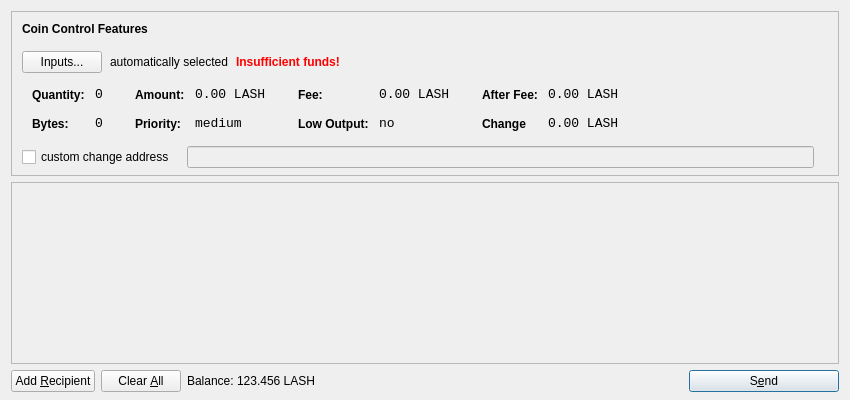
<?xml version="1.0" encoding="UTF-8"?>
<ui version="4.0">
 <class>SendCoinsDialog</class>
 <widget class="QDialog" name="SendCoinsDialog">
  <property name="geometry">
   <rect>
    <x>0</x>
    <y>0</y>
    <width>850</width>
    <height>400</height>
   </rect>
  </property>
  <property name="windowTitle">
   <string>Send Coins</string>
  </property>
  <layout class="QVBoxLayout" name="verticalLayout" stretch="0,1,0">
   <property name="bottomMargin">
    <number>8</number>
   </property>
   <item>
    <widget class="QFrame" name="frameCoinControl">
     <property name="sizePolicy">
      <sizepolicy hsizetype="Expanding" vsizetype="Expanding">
       <horstretch>0</horstretch>
       <verstretch>0</verstretch>
      </sizepolicy>
     </property>
     <property name="maximumSize">
      <size>
       <width>16777215</width>
       <height>16777215</height>
      </size>
     </property>
     <property name="frameShape">
      <enum>QFrame::StyledPanel</enum>
     </property>
     <property name="frameShadow">
      <enum>QFrame::Sunken</enum>
     </property>
     <layout class="QVBoxLayout" name="verticalLayoutCoinControl2">
      <property name="spacing">
       <number>-1</number>
      </property>
      <property name="leftMargin">
       <number>0</number>
      </property>
      <property name="topMargin">
       <number>0</number>
      </property>
      <property name="rightMargin">
       <number>0</number>
      </property>
      <property name="bottomMargin">
       <number>6</number>
      </property>
      <item>
       <layout class="QVBoxLayout" name="verticalLayoutCoinControl" stretch="0,0,0,0,1">
        <property name="spacing">
         <number>0</number>
        </property>
        <property name="leftMargin">
         <number>10</number>
        </property>
        <property name="topMargin">
         <number>10</number>
        </property>
        <item>
         <layout class="QHBoxLayout" name="horizontalLayoutCoinControl1">
          <property name="bottomMargin">
           <number>15</number>
          </property>
          <item>
           <widget class="QLabel" name="labelCoinControlFeatures">
            <property name="sizePolicy">
             <sizepolicy hsizetype="Preferred" vsizetype="Maximum">
              <horstretch>0</horstretch>
              <verstretch>0</verstretch>
             </sizepolicy>
            </property>
            <property name="font">
             <font>
              <weight>75</weight>
              <bold>true</bold>
             </font>
            </property>
            <property name="styleSheet">
             <string notr="true">font-weight:bold;</string>
            </property>
            <property name="text">
             <string>Coin Control Features</string>
            </property>
           </widget>
          </item>
         </layout>
        </item>
        <item>
         <layout class="QHBoxLayout" name="horizontalLayoutCoinControl2" stretch="0,0,0,0">
          <property name="spacing">
           <number>8</number>
          </property>
          <property name="bottomMargin">
           <number>10</number>
          </property>
          <item>
           <widget class="QPushButton" name="pushButtonCoinControl">
            <property name="styleSheet">
             <string notr="true"/>
            </property>
            <property name="text">
             <string>Inputs...</string>
            </property>
           </widget>
          </item>
          <item>
           <widget class="QLabel" name="labelCoinControlAutomaticallySelected">
            <property name="text">
             <string>automatically selected</string>
            </property>
            <property name="margin">
             <number>5</number>
            </property>
           </widget>
          </item>
          <item>
           <widget class="QLabel" name="labelCoinControlInsuffFunds">
            <property name="font">
             <font>
              <weight>75</weight>
              <bold>true</bold>
             </font>
            </property>
            <property name="styleSheet">
             <string notr="true">color:red;font-weight:bold;</string>
            </property>
            <property name="text">
             <string>Insufficient funds!</string>
            </property>
            <property name="margin">
             <number>5</number>
            </property>
           </widget>
          </item>
          <item>
           <spacer name="horizontalSpacerCoinControl">
            <property name="orientation">
             <enum>Qt::Horizontal</enum>
            </property>
            <property name="sizeHint" stdset="0">
             <size>
              <width>40</width>
              <height>1</height>
             </size>
            </property>
           </spacer>
          </item>
         </layout>
        </item>
        <item>
         <widget class="QWidget" name="widgetCoinControl" native="true">
          <property name="sizePolicy">
           <sizepolicy hsizetype="Preferred" vsizetype="Preferred">
            <horstretch>0</horstretch>
            <verstretch>0</verstretch>
           </sizepolicy>
          </property>
          <property name="minimumSize">
           <size>
            <width>0</width>
            <height>0</height>
           </size>
          </property>
          <property name="styleSheet">
           <string notr="true"/>
          </property>
          <layout class="QHBoxLayout" name="horizontalLayoutCoinControl5">
           <property name="margin">
            <number>0</number>
           </property>
           <item>
            <layout class="QHBoxLayout" name="horizontalLayoutCoinControl3" stretch="0,0,0,1">
             <property name="spacing">
              <number>20</number>
             </property>
             <property name="topMargin">
              <number>0</number>
             </property>
             <property name="bottomMargin">
              <number>10</number>
             </property>
             <item>
              <layout class="QFormLayout" name="formLayoutCoinControl1">
               <property name="horizontalSpacing">
                <number>10</number>
               </property>
               <property name="verticalSpacing">
                <number>14</number>
               </property>
               <property name="leftMargin">
                <number>10</number>
               </property>
               <property name="topMargin">
                <number>4</number>
               </property>
               <property name="rightMargin">
                <number>6</number>
               </property>
               <item row="0" column="0">
                <widget class="QLabel" name="labelCoinControlQuantityText">
                 <property name="styleSheet">
                  <string notr="true">font-weight:bold;</string>
                 </property>
                 <property name="text">
                  <string>Quantity:</string>
                 </property>
                 <property name="margin">
                  <number>0</number>
                 </property>
                </widget>
               </item>
               <item row="0" column="1">
                <widget class="QLabel" name="labelCoinControlQuantity">
                 <property name="font">
                  <font>
                   <family>Monospace</family>
                   <pointsize>10</pointsize>
                  </font>
                 </property>
                 <property name="cursor">
                  <cursorShape>IBeamCursor</cursorShape>
                 </property>
                 <property name="contextMenuPolicy">
                  <enum>Qt::ActionsContextMenu</enum>
                 </property>
                 <property name="text">
                  <string>0</string>
                 </property>
                 <property name="margin">
                  <number>0</number>
                 </property>
                 <property name="textInteractionFlags">
                  <set>Qt::LinksAccessibleByMouse|Qt::TextSelectableByKeyboard|Qt::TextSelectableByMouse</set>
                 </property>
                </widget>
               </item>
               <item row="1" column="0">
                <widget class="QLabel" name="labelCoinControlBytesText">
                 <property name="styleSheet">
                  <string notr="true">font-weight:bold;</string>
                 </property>
                 <property name="text">
                  <string>Bytes:</string>
                 </property>
                </widget>
               </item>
               <item row="1" column="1">
                <widget class="QLabel" name="labelCoinControlBytes">
                 <property name="font">
                  <font>
                   <family>Monospace</family>
                   <pointsize>10</pointsize>
                  </font>
                 </property>
                 <property name="cursor">
                  <cursorShape>IBeamCursor</cursorShape>
                 </property>
                 <property name="contextMenuPolicy">
                  <enum>Qt::ActionsContextMenu</enum>
                 </property>
                 <property name="text">
                  <string>0</string>
                 </property>
                 <property name="textInteractionFlags">
                  <set>Qt::LinksAccessibleByMouse|Qt::TextSelectableByKeyboard|Qt::TextSelectableByMouse</set>
                 </property>
                </widget>
               </item>
              </layout>
             </item>
             <item>
              <layout class="QFormLayout" name="formLayoutCoinControl2">
               <property name="horizontalSpacing">
                <number>10</number>
               </property>
               <property name="verticalSpacing">
                <number>14</number>
               </property>
               <property name="leftMargin">
                <number>6</number>
               </property>
               <property name="topMargin">
                <number>4</number>
               </property>
               <property name="rightMargin">
                <number>6</number>
               </property>
               <item row="0" column="0">
                <widget class="QLabel" name="labelCoinControlAmountText">
                 <property name="styleSheet">
                  <string notr="true">font-weight:bold;</string>
                 </property>
                 <property name="text">
                  <string>Amount:</string>
                 </property>
                 <property name="margin">
                  <number>0</number>
                 </property>
                </widget>
               </item>
               <item row="0" column="1">
                <widget class="QLabel" name="labelCoinControlAmount">
                 <property name="font">
                  <font>
                   <family>Monospace</family>
                   <pointsize>10</pointsize>
                  </font>
                 </property>
                 <property name="cursor">
                  <cursorShape>IBeamCursor</cursorShape>
                 </property>
                 <property name="contextMenuPolicy">
                  <enum>Qt::ActionsContextMenu</enum>
                 </property>
                 <property name="text">
                  <string>0.00 LASH</string>
                 </property>
                 <property name="textInteractionFlags">
                  <set>Qt::LinksAccessibleByMouse|Qt::TextSelectableByKeyboard|Qt::TextSelectableByMouse</set>
                 </property>
                </widget>
               </item>
               <item row="1" column="0">
                <widget class="QLabel" name="labelCoinControlPriorityText">
                 <property name="styleSheet">
                  <string notr="true">font-weight:bold;</string>
                 </property>
                 <property name="text">
                  <string>Priority:</string>
                 </property>
                </widget>
               </item>
               <item row="1" column="1">
                <widget class="QLabel" name="labelCoinControlPriority">
                 <property name="font">
                  <font>
                   <family>Monospace</family>
                   <pointsize>10</pointsize>
                  </font>
                 </property>
                 <property name="cursor">
                  <cursorShape>IBeamCursor</cursorShape>
                 </property>
                 <property name="contextMenuPolicy">
                  <enum>Qt::ActionsContextMenu</enum>
                 </property>
                 <property name="text">
                  <string>medium</string>
                 </property>
                 <property name="textInteractionFlags">
                  <set>Qt::LinksAccessibleByMouse|Qt::TextSelectableByKeyboard|Qt::TextSelectableByMouse</set>
                 </property>
                </widget>
               </item>
              </layout>
             </item>
             <item>
              <layout class="QFormLayout" name="formLayoutCoinControl3">
               <property name="horizontalSpacing">
                <number>10</number>
               </property>
               <property name="verticalSpacing">
                <number>14</number>
               </property>
               <property name="leftMargin">
                <number>6</number>
               </property>
               <property name="topMargin">
                <number>4</number>
               </property>
               <property name="rightMargin">
                <number>6</number>
               </property>
               <item row="0" column="0">
                <widget class="QLabel" name="labelCoinControlFeeText">
                 <property name="styleSheet">
                  <string notr="true">font-weight:bold;</string>
                 </property>
                 <property name="text">
                  <string>Fee:</string>
                 </property>
                 <property name="margin">
                  <number>0</number>
                 </property>
                </widget>
               </item>
               <item row="0" column="1">
                <widget class="QLabel" name="labelCoinControlFee">
                 <property name="font">
                  <font>
                   <family>Monospace</family>
                   <pointsize>10</pointsize>
                  </font>
                 </property>
                 <property name="cursor">
                  <cursorShape>IBeamCursor</cursorShape>
                 </property>
                 <property name="contextMenuPolicy">
                  <enum>Qt::ActionsContextMenu</enum>
                 </property>
                 <property name="text">
                  <string>0.00 LASH</string>
                 </property>
                 <property name="textInteractionFlags">
                  <set>Qt::LinksAccessibleByMouse|Qt::TextSelectableByKeyboard|Qt::TextSelectableByMouse</set>
                 </property>
                </widget>
               </item>
               <item row="1" column="0">
                <widget class="QLabel" name="labelCoinControlLowOutputText">
                 <property name="styleSheet">
                  <string notr="true">font-weight:bold;</string>
                 </property>
                 <property name="text">
                  <string>Low Output:</string>
                 </property>
                </widget>
               </item>
               <item row="1" column="1">
                <widget class="QLabel" name="labelCoinControlLowOutput">
                 <property name="font">
                  <font>
                   <family>Monospace</family>
                   <pointsize>10</pointsize>
                  </font>
                 </property>
                 <property name="cursor">
                  <cursorShape>IBeamCursor</cursorShape>
                 </property>
                 <property name="contextMenuPolicy">
                  <enum>Qt::ActionsContextMenu</enum>
                 </property>
                 <property name="text">
                  <string>no</string>
                 </property>
                 <property name="textInteractionFlags">
                  <set>Qt::LinksAccessibleByMouse|Qt::TextSelectableByKeyboard|Qt::TextSelectableByMouse</set>
                 </property>
                </widget>
               </item>
              </layout>
             </item>
             <item>
              <layout class="QFormLayout" name="formLayoutCoinControl4">
               <property name="horizontalSpacing">
                <number>10</number>
               </property>
               <property name="verticalSpacing">
                <number>14</number>
               </property>
               <property name="leftMargin">
                <number>6</number>
               </property>
               <property name="topMargin">
                <number>4</number>
               </property>
               <property name="rightMargin">
                <number>6</number>
               </property>
               <item row="0" column="0">
                <widget class="QLabel" name="labelCoinControlAfterFeeText">
                 <property name="styleSheet">
                  <string notr="true">font-weight:bold;</string>
                 </property>
                 <property name="text">
                  <string>After Fee:</string>
                 </property>
                 <property name="margin">
                  <number>0</number>
                 </property>
                </widget>
               </item>
               <item row="0" column="1">
                <widget class="QLabel" name="labelCoinControlAfterFee">
                 <property name="font">
                  <font>
                   <family>Monospace</family>
                   <pointsize>10</pointsize>
                  </font>
                 </property>
                 <property name="cursor">
                  <cursorShape>IBeamCursor</cursorShape>
                 </property>
                 <property name="contextMenuPolicy">
                  <enum>Qt::ActionsContextMenu</enum>
                 </property>
                 <property name="text">
                  <string>0.00 LASH</string>
                 </property>
                 <property name="textInteractionFlags">
                  <set>Qt::LinksAccessibleByMouse|Qt::TextSelectableByKeyboard|Qt::TextSelectableByMouse</set>
                 </property>
                </widget>
               </item>
               <item row="1" column="0">
                <widget class="QLabel" name="labelCoinControlChangeText">
                 <property name="styleSheet">
                  <string notr="true">font-weight:bold;</string>
                 </property>
                 <property name="text">
                  <string>Change</string>
                 </property>
                </widget>
               </item>
               <item row="1" column="1">
                <widget class="QLabel" name="labelCoinControlChange">
                 <property name="font">
                  <font>
                   <family>Monospace</family>
                   <pointsize>10</pointsize>
                  </font>
                 </property>
                 <property name="cursor">
                  <cursorShape>IBeamCursor</cursorShape>
                 </property>
                 <property name="contextMenuPolicy">
                  <enum>Qt::ActionsContextMenu</enum>
                 </property>
                 <property name="text">
                  <string>0.00 LASH</string>
                 </property>
                 <property name="textInteractionFlags">
                  <set>Qt::LinksAccessibleByMouse|Qt::TextSelectableByKeyboard|Qt::TextSelectableByMouse</set>
                 </property>
                </widget>
               </item>
              </layout>
             </item>
            </layout>
           </item>
          </layout>
         </widget>
        </item>
        <item>
         <layout class="QHBoxLayout" name="horizontalLayoutCoinControl4" stretch="0,0,0">
          <property name="spacing">
           <number>12</number>
          </property>
          <property name="sizeConstraint">
           <enum>QLayout::SetDefaultConstraint</enum>
          </property>
          <property name="topMargin">
           <number>5</number>
          </property>
          <property name="rightMargin">
           <number>5</number>
          </property>
          <item>
           <widget class="QCheckBox" name="checkBoxCoinControlChange">
            <property name="text">
             <string>custom change address</string>
            </property>
           </widget>
          </item>
          <item>
           <widget class="QLineEdit" name="lineEditCoinControlChange">
            <property name="enabled">
             <bool>false</bool>
            </property>
            <property name="sizePolicy">
             <sizepolicy hsizetype="Expanding" vsizetype="Fixed">
              <horstretch>0</horstretch>
              <verstretch>0</verstretch>
             </sizepolicy>
            </property>
           </widget>
          </item>
          <item>
           <widget class="QLabel" name="labelCoinControlChangeLabel">
            <property name="sizePolicy">
             <sizepolicy hsizetype="Preferred" vsizetype="Expanding">
              <horstretch>0</horstretch>
              <verstretch>0</verstretch>
             </sizepolicy>
            </property>
            <property name="minimumSize">
             <size>
              <width>0</width>
              <height>0</height>
             </size>
            </property>
            <property name="text">
             <string/>
            </property>
            <property name="margin">
             <number>3</number>
            </property>
           </widget>
          </item>
         </layout>
        </item>
        <item>
         <spacer name="verticalSpacerCoinControl">
          <property name="orientation">
           <enum>Qt::Vertical</enum>
          </property>
          <property name="sizeHint" stdset="0">
           <size>
            <width>800</width>
            <height>1</height>
           </size>
          </property>
         </spacer>
        </item>
       </layout>
      </item>
     </layout>
    </widget>
   </item>
   <item>
    <widget class="QScrollArea" name="scrollArea">
     <property name="widgetResizable">
      <bool>true</bool>
     </property>
     <widget class="QWidget" name="scrollAreaWidgetContents">
      <property name="geometry">
       <rect>
        <x>0</x>
        <y>0</y>
        <width>830</width>
        <height>165</height>
       </rect>
      </property>
      <layout class="QVBoxLayout" name="verticalLayout_2">
       <property name="margin">
        <number>0</number>
       </property>
       <item>
        <layout class="QVBoxLayout" name="entries">
         <property name="spacing">
          <number>6</number>
         </property>
        </layout>
       </item>
       <item>
        <spacer name="verticalSpacer">
         <property name="orientation">
          <enum>Qt::Vertical</enum>
         </property>
         <property name="sizeHint" stdset="0">
          <size>
           <width>20</width>
           <height>40</height>
          </size>
         </property>
        </spacer>
       </item>
      </layout>
     </widget>
    </widget>
   </item>
   <item>
    <layout class="QHBoxLayout" name="horizontalLayout">
     <item>
      <widget class="QPushButton" name="addButton">
       <property name="toolTip">
        <string>Send to multiple recipients at once</string>
       </property>
       <property name="text">
        <string>Add &amp;Recipient</string>
       </property>
       <property name="icon">
        <iconset resource="../bitcoin.qrc">
         <normaloff>:/icons/add</normaloff>:/icons/add</iconset>
       </property>
       <property name="autoDefault">
        <bool>false</bool>
       </property>
      </widget>
     </item>
     <item>
      <widget class="QPushButton" name="clearButton">
       <property name="sizePolicy">
        <sizepolicy hsizetype="Minimum" vsizetype="Fixed">
         <horstretch>0</horstretch>
         <verstretch>0</verstretch>
        </sizepolicy>
       </property>
       <property name="toolTip">
        <string>Remove all transaction fields</string>
       </property>
       <property name="text">
        <string>Clear &amp;All</string>
       </property>
       <property name="icon">
        <iconset resource="../bitcoin.qrc">
         <normaloff>:/icons/remove</normaloff>:/icons/remove</iconset>
       </property>
       <property name="autoRepeatDelay">
        <number>300</number>
       </property>
       <property name="autoDefault">
        <bool>false</bool>
       </property>
      </widget>
     </item>
     <item>
      <layout class="QHBoxLayout" name="horizontalLayout_2">
       <property name="spacing">
        <number>3</number>
       </property>
       <item>
        <widget class="QLabel" name="label">
         <property name="sizePolicy">
          <sizepolicy hsizetype="Preferred" vsizetype="Fixed">
           <horstretch>0</horstretch>
           <verstretch>0</verstretch>
          </sizepolicy>
         </property>
         <property name="text">
          <string>Balance:</string>
         </property>
        </widget>
       </item>
       <item>
        <widget class="QLabel" name="labelBalance">
         <property name="sizePolicy">
          <sizepolicy hsizetype="Preferred" vsizetype="Fixed">
           <horstretch>0</horstretch>
           <verstretch>0</verstretch>
          </sizepolicy>
         </property>
         <property name="cursor">
          <cursorShape>IBeamCursor</cursorShape>
         </property>
         <property name="text">
          <string>123.456 LASH</string>
         </property>
         <property name="textInteractionFlags">
          <set>Qt::LinksAccessibleByMouse|Qt::TextSelectableByKeyboard|Qt::TextSelectableByMouse</set>
         </property>
        </widget>
       </item>
      </layout>
     </item>
     <item>
      <spacer name="horizontalSpacer">
       <property name="orientation">
        <enum>Qt::Horizontal</enum>
       </property>
       <property name="sizeHint" stdset="0">
        <size>
         <width>40</width>
         <height>20</height>
        </size>
       </property>
      </spacer>
     </item>
     <item>
      <widget class="QPushButton" name="sendButton">
       <property name="minimumSize">
        <size>
         <width>150</width>
         <height>0</height>
        </size>
       </property>
       <property name="toolTip">
        <string>Confirm the send action</string>
       </property>
       <property name="text">
        <string>S&amp;end</string>
       </property>
       <property name="icon">
        <iconset resource="../bitcoin.qrc">
         <normaloff>:/icons/send</normaloff>:/icons/send</iconset>
       </property>
       <property name="default">
        <bool>true</bool>
       </property>
      </widget>
     </item>
    </layout>
   </item>
  </layout>
 </widget>
 <resources>
  <include location="../bitcoin.qrc"/>
 </resources>
 <connections/>
</ui>
